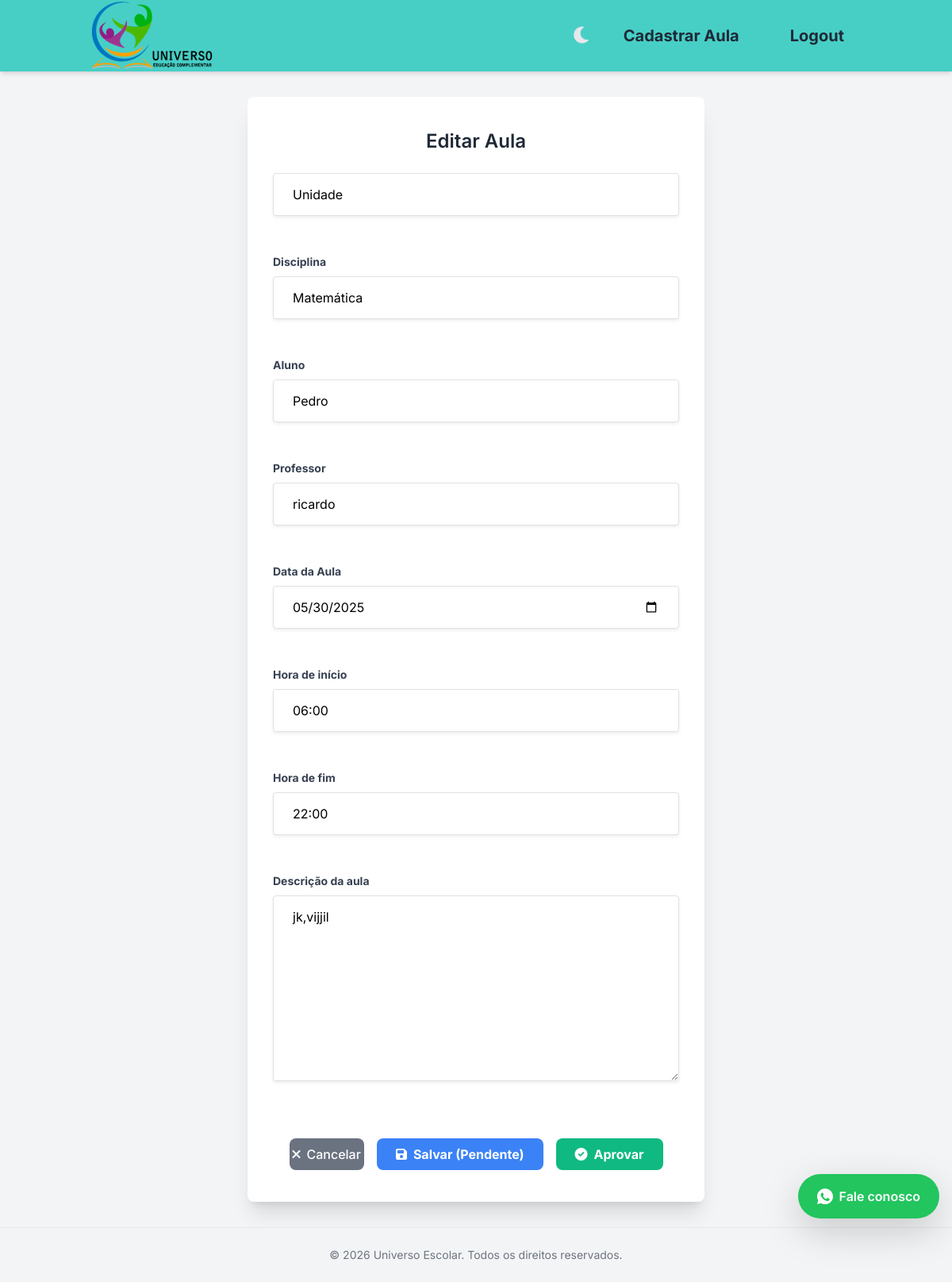
The page /aula/3/editar/ (signed in) on the database as committed earlier.
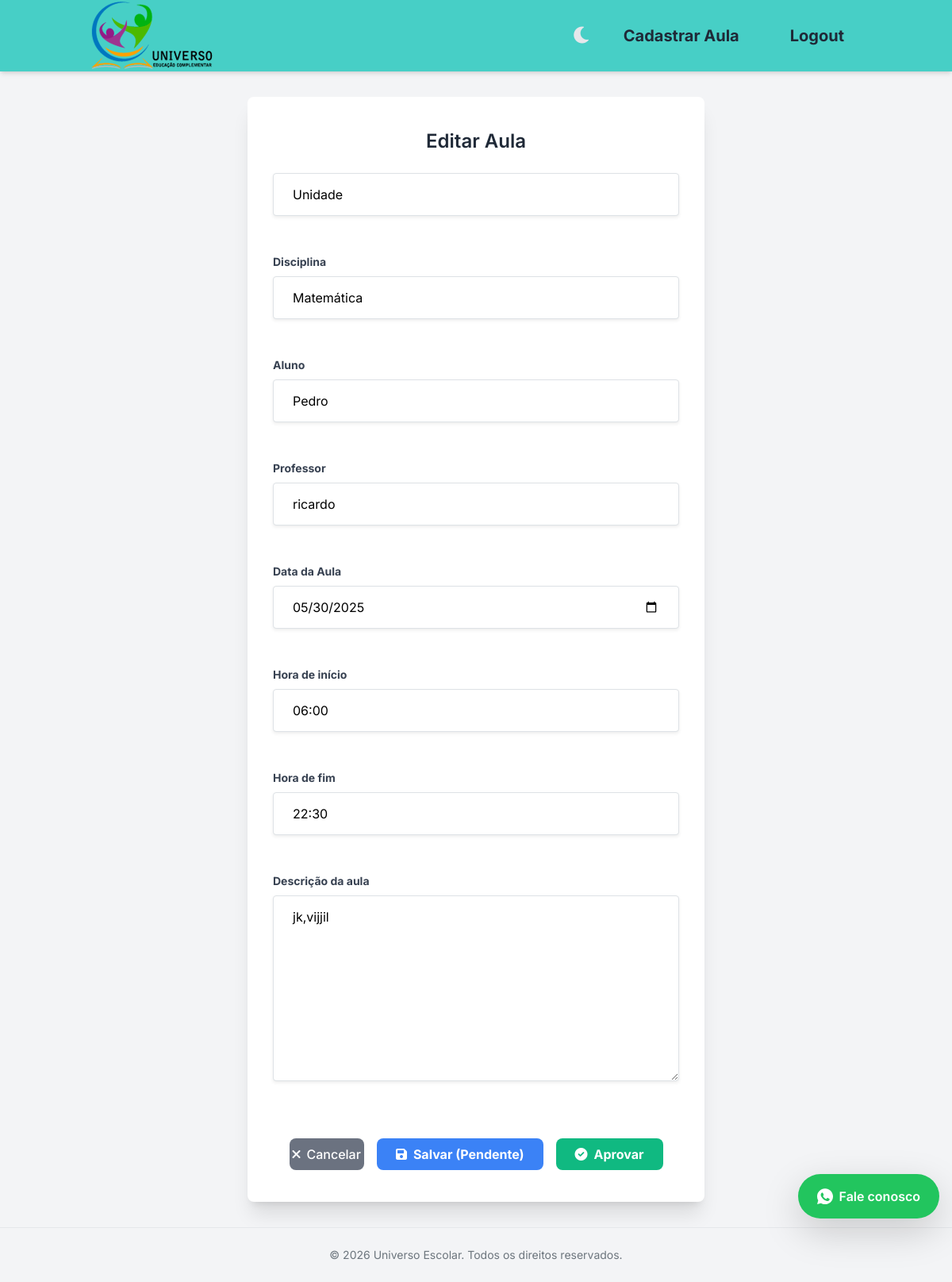
The same page on the database as committed later.
### uniescolar/models.py (models this page shows, shortened)
class Aula(models.Model):
    STATUS_APROVACAO_CHOICES = [
        ('pendente', 'Pendente'),
        ('aprovada', 'Aprovada'),
        ('rejeitada', 'Rejeitada'),
    ]
    id = models.AutoField(primary_key=True)
    local = models.CharField(max_length=100)
    disciplina = models.ForeignKey(Disciplina, on_delete=models.CASCADE, related_name="aulas_disciplina")
    data_inicio = models.DateField(default=timezone.now)
    hora_inicio = models.TimeField(default=hora_inicio_padrao)
    hora_fim = models.TimeField(default=hora_fim_padrao)
    aluno = models.ForeignKey(
        Aluno,
        on_delete=models.CASCADE,
        related_name="aulas"
    )
    professor = models.ForeignKey(
        Professor,
        on_delete=models.CASCADE,
        related_name="aulas_ministradas"
    )
    descricao = models.TextField()
    status_aprovacao = models.CharField( # NOVO CAMPO
        max_length=10,
        choices=STATUS_APROVACAO_CHOICES,
        default='pendente' # Default para novas aulas
    )
    class Meta:
        unique_together = (
            'aluno', 'professor', 'data_inicio', 'hora_inicio', 'hora_fim'
        )

### uniescolar/views.py (the view)
# urls.py: path('aula/<int:aula_id>/editar/', views.update_aula_view, name='update_aula'),
@login_required
def update_aula_view(request, aula_id):
    aula = get_object_or_404(Aula, id=aula_id)
    user = request.user
    is_gestor = is_gestor_check(user)
    is_professor_of_aula = hasattr(user, 'professor_profile') and aula.professor == user.professor_profile
    can_edit = False
    if is_gestor:
        can_edit = True
    elif is_professor_of_aula and aula.status_aprovacao == 'pendente':
        can_edit = True # Professor pode editar SE a aula for dele E estiver pendente
    if not can_edit:
        messages.error(request, "Você não tem permissão para editar esta aula ou o status da aula não permite edição por você.")
        return redirect('detalhe_aula', id=aula.id)
    if request.method == 'POST':
        form = AddAulaForm(request.POST, instance=aula)
        if form.is_valid():
            aula_editada = form.save(commit=False)
            if is_gestor:
                if 'salvar_e_aprovar' in request.POST:
                    aula_editada.status_aprovacao = 'aprovada'
                    messages.success(request, f"Aula ID {aula_editada.id} editada e APROVADA!")
                elif 'rejeitar_aula_action' in request.POST:
                    aula_editada.status_aprovacao = 'rejeitada'
                    messages.success(request, f"Aula ID {aula_editada.id} editada e REJEITADA!")
                elif 'salvar_pendente' in request.POST:
                    aula_editada.status_aprovacao = 'pendente'
                    messages.success(request, f"Aula ID {aula_editada.id} editada e mantida PENDENTE.")
                else:
                    if not ('salvar_e_aprovar' in request.POST or 'rejeitar_aula_action' in request.POST or 'salvar_pendente' in request.POST):
                         aula_editada.status_aprovacao = aula.status_aprovacao
                    messages.success(request, f"Aula ID {aula_editada.id} editada.")
            else: # Se for professor editando
                aula_editada.status_aprovacao = 'pendente'
                if hasattr(user, 'professor_profile'):
                    aula_editada.professor = user.professor_profile
                messages.success(request, f"Suas edições para a Aula ID {aula_editada.id} foram salvas e estão PENDENTES de aprovação.")
            aula_editada.save()
            form.save_m2m()
            return redirect('detalhe_aula', id=aula_editada.id)
        else:
            messages.error(request, "Não foi possível salvar as alterações. Verifique os erros no formulário.")
    else: # GET request
        form = AddAulaForm(instance=aula)
        if not is_gestor and 'professor' in form.fields:
            form.fields['professor'].widget = forms.HiddenInput()
    context = {
        'form': form,
        'aula': aula,
        'page_title': f"Editar Aula",
        'is_gestor': is_gestor,
    }
    return render(request, 'uniescolar/editar_aula_gestor.html', context)

### uniescolar/context_processors.py (called while the page is built)
def nav_access_permissions(request):
    can_add_aula = False
    if request.user.is_authenticated:
        is_professor = False
        if not request.user.is_anonymous:
            try:
                is_professor = Professor.objects.filter(pk=request.user.pk).exists()
            except TypeError: # Pode acontecer se request.user.pk for None para AnonymousUser
                pass
        if request.user.is_superuser or is_professor:
            can_add_aula = True
    return {'can_add_aula_permission': can_add_aula}

### uniescolar/models.py (called while the page is built)
    def __str__(self):
        if self.user:
            return (
            f"{self.user.first_name} {self.user.last_name}".strip()
            or self.user.username
        )
        return "Responsável sem usuário"

    def __str__(self):
        return f"{self.user.username}"

    def __str__(self):
        return f"{self.nome}"

    def __str__(self):
        responsavel_nome = str(self.responsavel) if self.responsavel else "Sem responsável"
        return f"{self.nome}"

### uniescolar/views.py (called while the page is built)
def is_gestor_check(user):
    return user.is_authenticated and hasattr(user, 'gestor_profile')

### uniescolar/templates/uniescolar/editar_aula_gestor.html (shortened to what this page needs)
{% extends 'base.html' %}
{% block content %}
<div class="container mx-auto px-4 py-8">
    <div class="max-w-xl mx-auto">
        <div class="form-card shadow-xl rounded-lg px-8 py-10 dark:bg-gray-800">
            <h2 class="text-2xl font-semibold text-content dark:text-gray-50 mb-6 text-center">{{ page_title|default:"Editar Aula" }}</h2>
            <form method="post" action="{% url 'update_aula' aula.id %}">
                {% for field in form %}
                    <div class="mb-5">
                        <label for="{{ field.id_for_label }}" class="block text-label dark:text-gray-300 text-sm font-bold mb-2">
                            {{ field.label }}
                        </label>
                        {% if field.name == 'professor' and not is_gestor %}
                             {{ field.as_hidden }}
                             {% if aula.professor %}
                                <p class="form-input-custom bg-gray-100 dark:bg-gray-600 cursor-not-allowed p-3 rounded-md">Professor(a): {{ aula.professor }}</p>
                             {% endif %}
                        {% else %}
                            {{ field }}
                        {% endif %}
                    </div>
                {% endfor %}
                <div class="mt-8 flex flex-col space-y-4 sm:space-y-0 sm:flex-row sm:items-start sm:justify-between">
    <div class="w-full flex justify-center sm:justify-center mt-4">
    <div class="flex flex-col sm:flex-row sm:items-center sm:space-x-4 space-y-2 sm:space-y-0">
        {% if is_gestor %}
            <a href="{% url 'home' %}" class="btn-secondary-custom text-center w-full sm:w-auto px-1 py-2 rounded-lg font-medium hover:opacity-90 transition-opacity duration-150 inline-flex items-center justify-center whitespace-nowrap">
                <i class="fas fa-times mr-2"></i>Cancelar
            </a>
            <button type="submit" name="salvar_pendente"
                class="btn-primary-custom text-white font-bold py-2 px-4 rounded-lg focus:outline-none focus:shadow-outline hover:opacity-90 transition-opacity duration-150">
                <i class="fas fa-save mr-2"></i>Salvar (Pendente)
            </button>
            <button type="submit" name="salvar_e_aprovar"
                class="btn-success-custom text-white font-bold py-2 px-4 rounded-lg focus:outline-none focus:shadow-outline hover:opacity-90 transition-opacity duration-150">
                <i class="fas fa-check-circle mr-2"></i>Aprovar
            </button>
        {% else %}
            <button type="submit" name="salvar_edicao_professor"
                class="btn-primary-custom text-white font-bold py-2 px-4 rounded-lg focus:outline-none focus:shadow-outline hover:opacity-90 transition-opacity duration-150">
                <i class="fas fa-save mr-2"></i>Salvar Alterações
            </button>
        {% endif %}
    </div>
</div>
{% endblock %}

Rows that differ between the two databases and show on the page:
changed Aula "Unidade": hora_fim "22:00" → "22:30"
